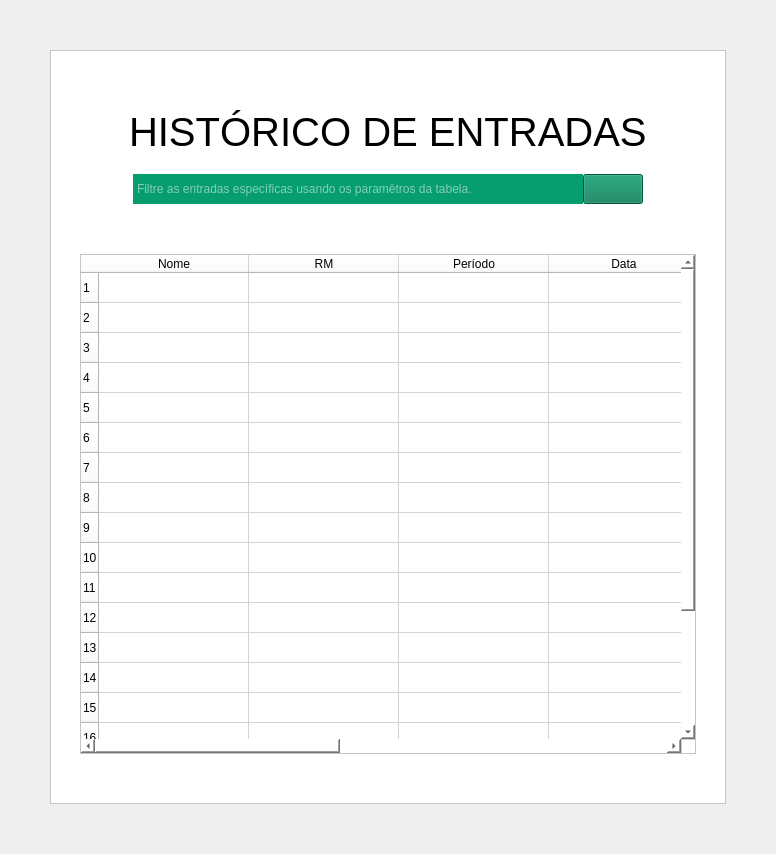
         <widget class="QWidget" name="pg_Entradas">
          <layout class="QGridLayout" name="gridLayout_3">
           <property name="leftMargin">
            <number>50</number>
           </property>
           <property name="topMargin">
            <number>50</number>
           </property>
           <property name="rightMargin">
            <number>50</number>
           </property>
           <property name="bottomMargin">
            <number>50</number>
           </property>
           <property name="spacing">
            <number>0</number>
           </property>
           <item row="0" column="0">
            <widget class="QFrame" name="frame_2">
             <property name="styleSheet">
              <string notr="true">background-color: rgb(255, 255, 255);</string>
             </property>
             <property name="frameShape">
              <enum>QFrame::StyledPanel</enum>
             </property>
             <property name="frameShadow">
              <enum>QFrame::Raised</enum>
             </property>
             <layout class="QGridLayout" name="gridLayout_5">
              <item row="0" column="0">
               <layout class="QVBoxLayout" name="verticalLayout_5">
                <property name="spacing">
                 <number>0</number>
                </property>
                <property name="leftMargin">
                 <number>20</number>
                </property>
                <property name="rightMargin">
                 <number>20</number>
                </property>
                <item>
                 <spacer name="verticalSpacer_32">
                  <property name="orientation">
                   <enum>Qt::Vertical</enum>
                  </property>
                  <property name="sizeHint" stdset="0">
                   <size>
                    <width>20</width>
                    <height>40</height>
                   </size>
                  </property>
                 </spacer>
                </item>
                <item>
                 <widget class="QWidget" name="widget_2" native="true">
                  <layout class="QHBoxLayout" name="horizontalLayout_29">
                   <item>
                    <spacer name="horizontalSpacer_11">
                     <property name="orientation">
                      <enum>Qt::Horizontal</enum>
                     </property>
                     <property name="sizeHint" stdset="0">
                      <size>
                       <width>40</width>
                       <height>20</height>
                      </size>
                     </property>
                    </spacer>
                   </item>
                   <item>
                    <widget class="QLabel" name="label_3">
                     <property name="font">
                      <font>
                       <family>Arial</family>
                       <pointsize>30</pointsize>
                      </font>
                     </property>
                     <property name="text">
                      <string>HISTÓRICO DE ENTRADAS</string>
                     </property>
                    </widget>
                   </item>
                   <item>
                    <spacer name="horizontalSpacer_12">
                     <property name="orientation">
                      <enum>Qt::Horizontal</enum>
                     </property>
                     <property name="sizeHint" stdset="0">
                      <size>
                       <width>40</width>
                       <height>20</height>
                      </size>
                     </property>
                    </spacer>
                   </item>
                  </layout>
                 </widget>
                </item>
                <item>
                 <layout class="QHBoxLayout" name="horizontalLayout_4">
                  <property name="spacing">
                   <number>0</number>
                  </property>
                  <property name="topMargin">
                   <number>10</number>
                  </property>
                  <property name="bottomMargin">
                   <number>10</number>
                  </property>
                  <item>
                   <spacer name="horizontalSpacer_9">
                    <property name="orientation">
                     <enum>Qt::Horizontal</enum>
                    </property>
                    <property name="sizeHint" stdset="0">
                     <size>
                      <width>40</width>
                      <height>20</height>
                     </size>
                    </property>
                   </spacer>
                  </item>
                  <item>
                   <widget class="QLineEdit" name="etyPesquisar_PgEntradas">
                    <property name="minimumSize">
                     <size>
                      <width>450</width>
                      <height>0</height>
                     </size>
                    </property>
                    <property name="maximumSize">
                     <size>
                      <width>16777215</width>
                      <height>30</height>
                     </size>
                    </property>
                    <property name="styleSheet">
                     <string notr="true">QLineEdit{
	background-color:#069E6E;
	border: 2px solid #069E6E;
	color: #ffffff;
}

</string>
                    </property>
                    <property name="placeholderText">
                     <string>Filtre as entradas específicas usando os paramêtros da tabela.</string>
                    </property>
                   </widget>
                  </item>
                  <item>
                   <widget class="QPushButton" name="btnPesquisar_PgEntradas">
                    <property name="minimumSize">
                     <size>
                      <width>60</width>
                      <height>30</height>
                     </size>
                    </property>
                    <property name="maximumSize">
                     <size>
                      <width>606</width>
                      <height>30</height>
                     </size>
                    </property>
                    <property name="styleSheet">
                     <string notr="true">QPushButton{
	background-color:#047b55;
	color:#ffffff;
}

QPushButton:hover{
	background-color: rgb(44, 97, 70);
}

QPushButton:pressed{
	background-color: rgb(2, 45, 29);
}
</string>
                    </property>
                    <property name="text">
                     <string/>
                    </property>
                    <property name="icon">
                     <iconset resource="../imagens/imagens_usadas.qrc">
                      <normaloff>:/imagens/imgPesquisar.png</normaloff>:/imagens/imgPesquisar.png</iconset>
                    </property>
                    <property name="iconSize">
                     <size>
                      <width>25</width>
                      <height>25</height>
                     </size>
                    </property>
                   </widget>
                  </item>
                  <item>
                   <spacer name="horizontalSpacer_10">
                    <property name="orientation">
                     <enum>Qt::Horizontal</enum>
                    </property>
                    <property name="sizeHint" stdset="0">
                     <size>
                      <width>40</width>
                      <height>20</height>
                     </size>
                    </property>
                   </spacer>
                  </item>
                 </layout>
                </item>
                <item>
                 <spacer name="verticalSpacer_30">
                  <property name="orientation">
                   <enum>Qt::Vertical</enum>
                  </property>
                  <property name="sizeHint" stdset="0">
                   <size>
                    <width>20</width>
                    <height>40</height>
                   </size>
                  </property>
                 </spacer>
                </item>
                <item>
                 <widget class="QTableWidget" name="tbl_historicoEntradas">
                  <property name="minimumSize">
                   <size>
                    <width>0</width>
                    <height>500</height>
                   </size>
                  </property>
                  <property name="maximumSize">
                   <size>
                    <width>16777215</width>
                    <height>650</height>
                   </size>
                  </property>
                  <property name="rowCount">
                   <number>20</number>
                  </property>
                  <attribute name="horizontalHeaderDefaultSectionSize">
                   <number>150</number>
                  </attribute>
                  <row/>
                  <row/>
                  <row/>
                  <row/>
                  <row/>
                  <row/>
                  <row/>
                  <row/>
                  <row/>
                  <row/>
                  <row/>
                  <row/>
                  <row/>
                  <row/>
                  <row/>
                  <row/>
                  <row/>
                  <row/>
                  <row/>
                  <row/>
                  <column>
                   <property name="text">
                    <string>Nome</string>
                   </property>
                  </column>
                  <column>
                   <property name="text">
                    <string>RM</string>
                   </property>
                  </column>
                  <column>
                   <property name="text">
                    <string>Período</string>
                   </property>
                  </column>
                  <column>
                   <property name="text">
                    <string>Data</string>
                   </property>
                  </column>
                  <column>
                   <property name="text">
                    <string>Horário</string>
                   </property>
                  </column>
                  <column>
                   <property name="text">
                    <string>Status</string>
                   </property>
                  </column>
                  <column>
                   <property name="text">
                    <string>Segurança</string>
                   </property>
                  </column>
                 </widget>
                </item>
               </layout>
              </item>
              <item row="1" column="0">
               <spacer name="verticalSpacer_34">
                <property name="orientation">
                 <enum>Qt::Vertical</enum>
                </property>
                <property name="sizeHint" stdset="0">
                 <size>
                  <width>20</width>
                  <height>40</height>
                 </size>
                </property>
               </spacer>
              </item>
             </layout>
             <zorder>verticalSpacer_34</zorder>
            </widget>
           </item>
          </layout>
         </widget>
